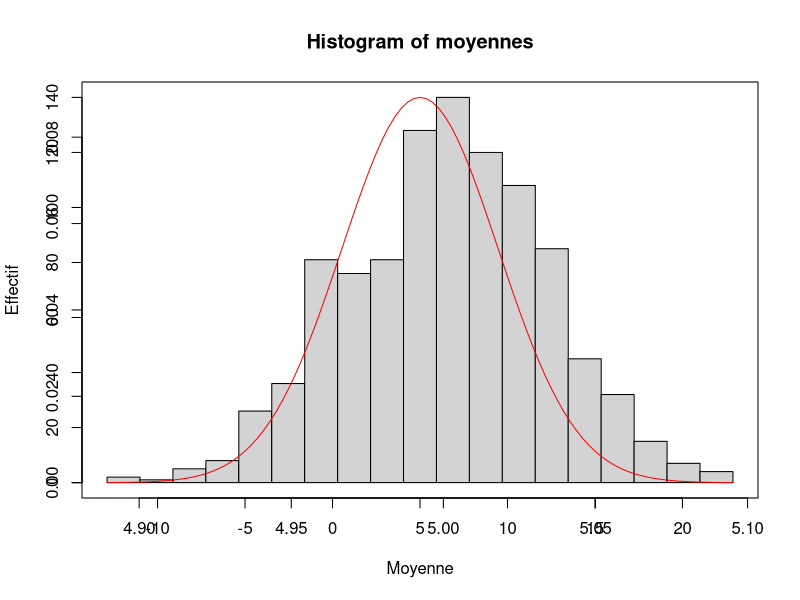

Reproduce this figure in R.
# Exercice 3 - Question 1
# Simulation d'une loi géométrique et vérification des intervalles de confiance

# Fonction simulant m échantillons de taille n de la loi géométrique de paramètre p

simule_geometriques <- function(m,n,p)
{
  # On crée un vecteur contenant les m échantillons
  echantillons <- matrix(nrow = m, ncol = n)
  
  for (k in (1:m))
  {
    # rgeom(n,p) simule un échantillon de taille n d'une variable aléatoire Y 
    # telle que Y+1 suit une loi géométrique de paramètre p
    y = rgeom(n,p)
    echantillons[k,] <- y+1
  }

  echantillons
}

# Fonction évaluant l'intervalle de confiance asymptotique de seuil alpha
# pour une échantillon donné suivant une loi géométrique

intervalle <- function(echantillon, alpha)
{
  n <- length(echantillon)
  # On évalue la moyenne empirique de l'echantillon et on en déduit une estimation du paramètre
  # de la loi que suivent les variables aléatoires
  Xn <- mean(echantillon)
  Pn <- 1/Xn
  # On calcule les valeurs nécessaires à l'évaluation de l'intervalle
  Ua <- qnorm(1 - alpha/2)
  lambda <- (Ua^2)*Pn/n
  inter <- sqrt(1 + 4*(1-Pn)/(lambda*Pn))
  # ON évalue l'intervalle
  b_inf <- Pn - (1/2)*lambda*(Pn^2)*(1 + inter)
  b_sup <- Pn - (1/2)*lambda*(Pn^2)*(1 - inter)
  cat("Pn ", Pn, "\n")
  IC <- c(b_inf,b_sup)
  cat("IC ", IC, "\n")
  IC
}

# Fonction simulant m échantillons de taille n de la loi géométrique de paramètre p, et calculant
# ensuite leur intervalle de confiance de seuil alpha pour Pn obtenu via une évaluation empirique. 
# Elle affiche ensuite le taux d'intervalles de confiance contenant p sur les m calculés.
validation_intervalles <- function(m,n,p,alpha)
{
  # Simulation des m échantillons de taille n et de paramètre p
  echantillons = simule_geometriques(m,n,p)
  # Validation des intervalles
  bons_intervalles <- 0
  for (k in (1:m))
  {
    # Calcul de l'interval de confiance
    IC = intervalle(echantillons[k,],alpha)
    # Vérification de la validité de l'intervalle
    if (p > IC[1] & p < IC[2])
    {
      bons_intervalles <- bons_intervalles + 1
    }
  }
  cat("p ", p, "\n")
  taux <- bons_intervalles/m
  cat(taux*100, "% des intervalles encadrent bien le paramètre p. Pourcentage attendu : ", (1 - alpha)*100, "%")

}

# validation_intervalles(10000,1000,0.4,0.05)

# Fonction simulant m échantillons de taille n de la loi géométrique de paramètre p, et calculant
# ensuite leur moyenne empirique. Elle affiche ensuite si le nombre de moyennes empiriques ayant 
# un écart inférieur à e avec l'espérance

validation_grands_nombres <- function(m,n,p,e)
{
  # Simulation des m échantillons de taille n et de paramètre p
  echantillons <- simule_geometriques(m,n,p)
  # Validation des moyennes empiriques
  esperance <- 1/p
  bonnes_moyennes <- 0
  for (k in (1:m))
  {
    moyenne_empirique = mean(echantillons[k,])
    if (abs(moyenne_empirique - esperance) < e)
    {
      bonnes_moyennes <- bonnes_moyennes + 1
    }
  }
  cat(bonnes_moyennes, "échantillons (de taille",n,") sur les", m ,"simulés ont un écart entre leur espérance et leur moyenne empirique inférieur à", e, "\n")
}

# Execution en faisant augmenter la valeur de n
validation_grands_nombres(100,500,0.7,0.05)
validation_grands_nombres(100,1000,0.7,0.05)
validation_grands_nombres(100,5000,0.7,0.05)
# On peut conclure de ces résultats que la moyenne empirique se rapproche bien de l'espérance
# quand n augmente, ce qui confirme le résultat de la loi faible des grands nombre

validation_theoreme_central <- function(m,n,p)
{
  # Simulation des m échantillons de taille n et de paramètre p
  echantillons <- simule_geometriques(m,n,p)
  # Validation des moyennes empiriques
  moyennes <- matrix(0,1,m)
  moy <- 1/p
  std <- sqrt(1-p)/p
  for (k in (1:m))
  {
    moyennes[k] <- mean(echantillons[k,])
  }
  min <- min(moyennes)
  max <- max(moyennes)
  brk <- seq(min,max,length = 20)
  hist(moyennes,xlab = "", ylab = "Effectif", breaks = brk)
  par(new=TRUE)
  plot(function(x) dnorm(x,moy,std),  moy-4*std, moy+4*std,xlab="Moyenne",ylab="",main = "", col = "red")
}

validation_theoreme_central(1000,20000,0.2)



